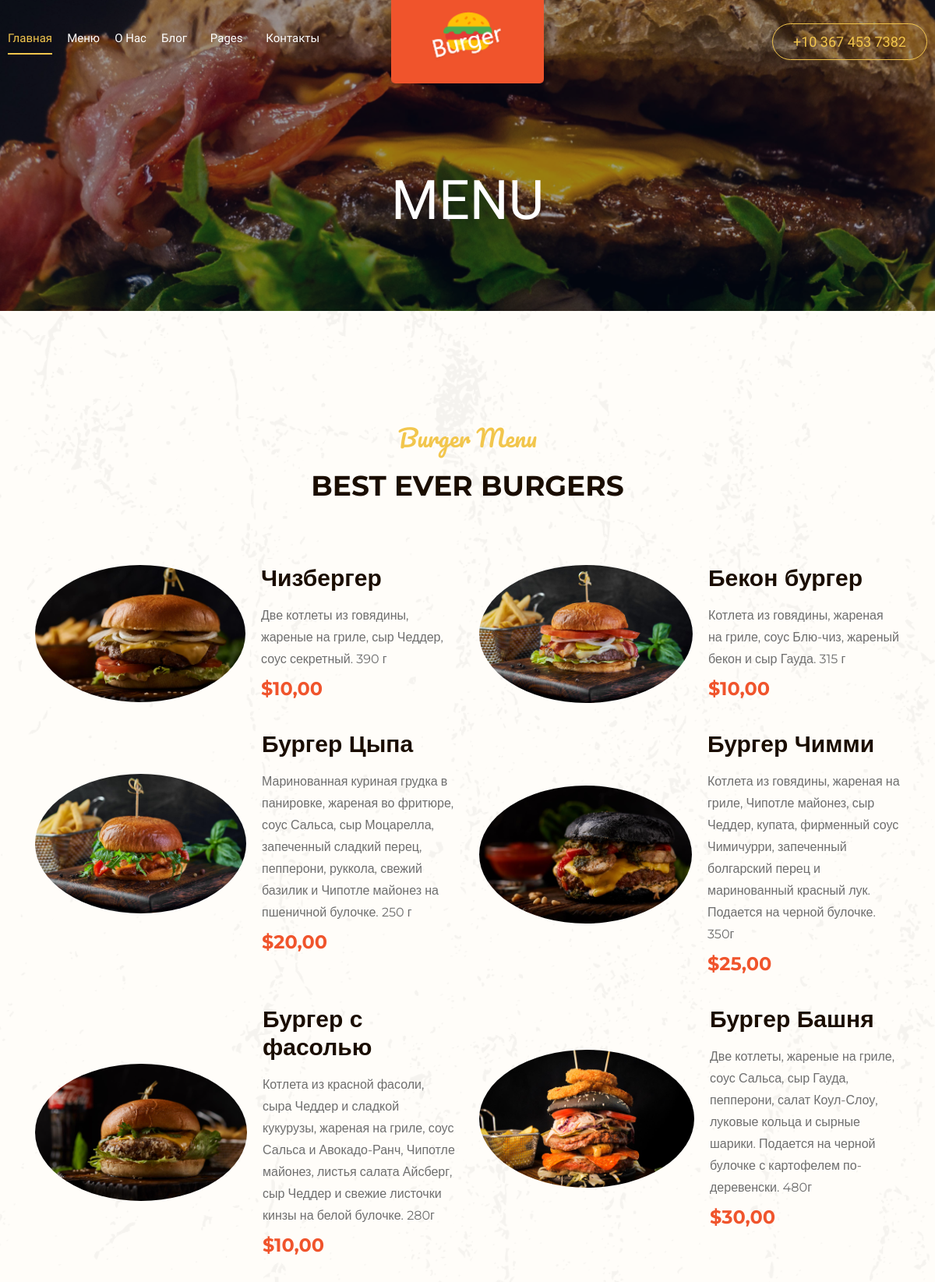
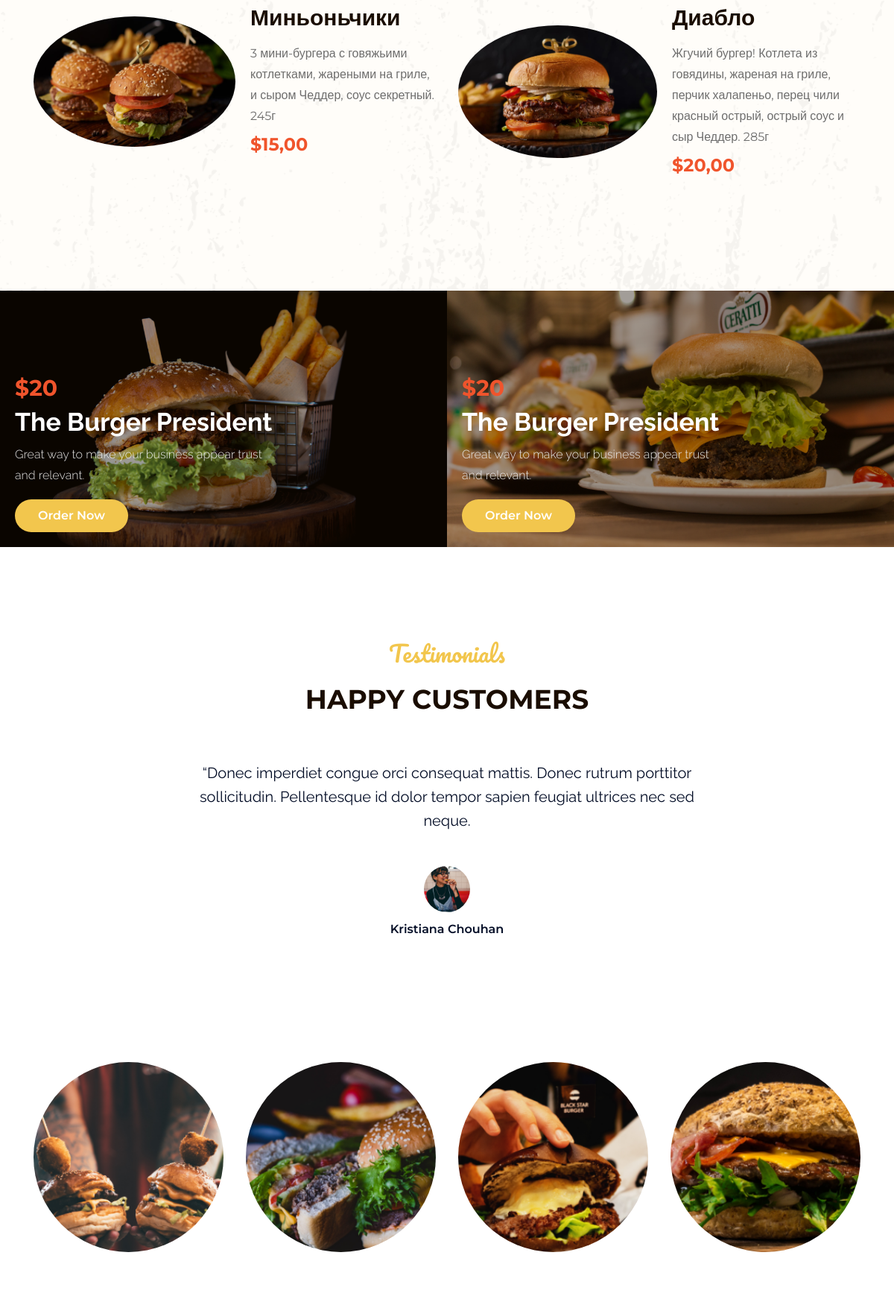
Page /menu/menu/ (upper part) on the committed database (2 pictures, top to bottom).
### menu/models.py (models this page shows, shortened)
class Menu(models.Model):
    name = models.CharField(max_length=200)
    discription = models.TextField(null=True, blank=True)
    price = models.DecimalField(max_digits=10, decimal_places=2)
    burger_image = models.ImageField(null=True, blank=True)

### menu/views.py (the view)
# urls.py: path('menu/', include('menu.urls')),
def menu(request):
    burgers = Menu.objects.all()
    context = {
        'burgers': burgers
    }
    return render(request, 'menu/menu.html', context)

### menu/templates/menu/menu.html (shortened to what this page needs)
{% extends 'menu/index.html' %}
{% load static %}
{% block content %}
<body>
    <div class="bradcam_area breadcam_bg overlay">
        <h3>Menu</h3>
    </div>
    <div class="best_burgers_area">
        <div class="container">
            <div class="row">
                <div class="col-lg-12">
                    <div class="section_title text-center mb-80">
                        <span>Burger Menu</span>
                        <h3>Best Ever Burgers</h3>
                    </div>
                </div>
            </div>
            <div class="row">
                {% for burger in burgers %}
                <div class="col-xl-6 col-md-6 col-lg-6">
                    <div class="single_delicious d-flex align-items-center">
                        <div class="thumb">
                            <img src="{{ burger.burger_image.url }}" alt="">
                        </div>
                        <div class="info">
                            <h3>{{ burger.name }}</h3>
                            <p>{{ burger.discription }}</p>
                            <span>${{ burger.price }}</span>
                        </div>
                    </div>
                </div>
                {% endfor %}
            </div>
        </div>
    </div>
    <div class="Burger_President_area">
            <div class="Burger_President_here">
                <div class="single_Burger_President">
                    <div class="room_thumb">
                        <img src="{% static 'img/burgers/1.png' %}" alt="">
                        <div class="room_heading d-flex justify-content-between align-items-center">
                            <div class="room_heading_inner">
                                <span>$20</span>
                                <h3>The Burger President</h3>
                                <p>Great way to make your business appear trust <br> and relevant.</p>
                                <a href="#" class="boxed-btn3">Order Now</a>
                            </div>
                        </div>
                    </div>
                </div>
                <div class="single_Burger_President">
                    <div class="room_thumb">
                        <img src="{% static 'img/burgers/2.png' %}" alt="">
                        <div class="room_heading d-flex justify-content-between align-items-center">
                            <div class="room_heading_inner">
                                <span>$20</span>
                                <h3>The Burger President</h3>
                                <p>Great way to make your business appear trust <br> and relevant.</p>
                                <a href="#" class="boxed-btn3">Order Now</a>
                            </div>
                        </div>
                    </div>
                </div>
            </div>
    </div>
    <div class="testimonial_area ">
        <div class="container">
            <div class="row">
                <div class="col-xl-12">
                    <div class="section_title mb-60 text-center">
                        <span>Testimonials</span>
                        <h3>Happy Customers</h3>
                    </div>
                </div>
            </div>
            <div class="row">
                <div class="col-xl-12">
                    <div class="testmonial_active owl-carousel">
                        <div class="single_carousel">
                            <div class="row justify-content-center">
                                <div class="col-lg-8">
                                    <div class="single_testmonial text-center">
                                        <p>“Donec imperdiet congue orci consequat mattis. Donec rutrum porttitor
                                            sollicitudin. Pellentesque id dolor tempor sapien feugiat ultrices nec
                                            sed
                                            neque.</p>
                                        <div class="testmonial_author">
                                            <div class="thumb">
                                                <img src="img/testmonial/1.png" alt="">
                                            </div>
                                            <h4>Kristiana Chouhan</h4>
                                            <div class="stars">
                                                <i class="fa fa-star"></i>
                                                <i class="fa fa-star"></i>
                                                <i class="fa fa-star"></i>
                                                <i class="fa fa-star"></i>
                                                <i class="fa fa-star-half"></i>
                                            </div>
                                        </div>
                                    </div>
                                </div>
                            </div>
                        </div>
                        <div class="single_carousel">
                            <div class="row justify-content-center">
                            </div>
                        </div>
                        <div class="single_carousel">
                            <div class="row justify-content-center">
                            </div>
                        </div>
                    </div>
                </div>
            </div>
        </div>
</div>
    <div class="instragram_area">
    <div class="container">
        <div class="row">
            <div class="col-lg-3 col-md-6">
                <div class="single_instagram">
                    <img src="{% static 'img/instragram/1.png' %}" alt="">
                </div>
            </div>
            <div class="col-lg-3 col-md-6">
                <div class="single_instagram">
                    <img src="{% static 'img/instragram/2.png' %}" alt="">
                </div>
            </div>
            <div class="col-lg-3 col-md-6">
                <div class="single_instagram">
                    <img src="{% static 'img/instragram/3.png' %}" alt="">
                </div>
            </div>
            <div class="col-lg-3 col-md-6">
                <div class="single_instagram">
                    <img src="{% static 'img/instragram/4.png' %}" alt="">
                </div>
            </div>
        </div>
    </div>
    </div>
</body>
{% endblock %}

### menu/templates/menu/index.html (shortened to what this page needs)
{% load static %}
<head>
    <link rel="stylesheet" href="{% static 'css/bootstrap.min.css' %}">
    <link rel="stylesheet" href="{% static 'css/owl.carousel.min.css' %}">
    <link rel="stylesheet" href="{% static 'css/magnific-popup.css' %}">
    <link rel="stylesheet" href="{% static 'css/font-awesome.min.css' %}">
    <link rel="stylesheet" href="{% static 'css/themify-icons.css' %}">
    <link rel="stylesheet" href="{% static 'css/nice-select.css' %}">
    <link rel="stylesheet" href="{% static 'css/flaticon.css' %}">
    <link rel="stylesheet" href="{% static 'css/animate.css' %}">
    <link rel="stylesheet" href="{% static 'css/slicknav.css' %}">
    <link rel="stylesheet" href="{% static 'css/style.css' %}">
</head>
{% include 'menu/navbar.html' %}
{% block content %}{% endblock %}

### menu/templates/menu/navbar.html (shortened to what this page needs)
{% load static %}
    <header>
        <div class="header-area ">
            <div id="sticky-header" class="main-header-area">
                <div class="container-fluid p-0">
                    <div class="row align-items-center no-gutters">
                        <div class="col-xl-5 col-lg-5">
                            <div class="main-menu  d-none d-lg-block">
                                <nav>
                                    <ul id="navigation">
                                        <li><a class="active" href="index.html">Главная</a></li>
                                        <li><a href="menu.html">Меню</a></li>
                                        <li><a href="about.html">О нас</a></li>
                                        <li><a href="#">Блог <i class="ti-angle-down"></i></a>
                                        </li>
                                        <li><a href="#">Pages <i class="ti-angle-down"></i></a>
                                        </li>
                                        <li><a href="contact.html">Контакты</a></li>
                                    </ul>
                                </nav>
                            </div>
                        </div>
                        <div class="col-xl-2 col-lg-2">
                            <div class="logo-img">
                                <a href="index.html">
                                    <img src="{% static 'img/logo.png' %}" alt="">
                                </a>
                            </div>
                        </div>
                        <div class="col-xl-5 col-lg-5 d-none d-lg-block">
                            <div class="book_room">
                                <div class="socail_links">
                                    <ul>
                                        <li>
                                            <a href="#">
                                                <i class="fa fa-instagram"></i>
                                            </a>
                                        </li>
                                        <li>
                                            <a href="#">
                                                <i class="fa fa-twitter"></i>
                                            </a>
                                        </li>
                                        <li>
                                            <a href="#">
                                                <i class="fa fa-facebook"></i>
                                            </a>
                                        </li>
                                        <li>
                                            <a href="#">
                                                <i class="fa fa-google-plus"></i>
                                            </a>
                                        </li>
                                    </ul>
                                </div>
                                <div class="book_btn d-none d-xl-block">
                                    <a class="#" href="#">+10 367 453 7382</a>
                                </div>
                            </div>
                        </div>
                        <div class="col-12">
                        </div>
                    </div>
                </div>
            </div>
        </div>
    </header>

### menu/templates/menu/footer.html (shortened to what this page needs)
{% load static %}

### rows in the picture
Menu: burger_image (picture), name "Чизбергер", discription "Две котлеты из говядины, жареные на гриле, сыр Чеддер, соус секретный. 390 г", price "10,00"
Menu: burger_image (picture), name "Бекон бургер", discription "Котлета из говядины, жареная на гриле, соус Блю-чиз, жареный бекон и сыр Гауда. 315 г", price "10,00"
Menu: burger_image (picture), name "Бургер Цыпа", discription "Маринованная куриная грудка в панировке, жареная во фритюре, соус Сальса, сыр Моцарелла, запеченный сладкий перец, пепперони, руккола, свежий базилик и Чипотле майонез на пшеничной булочке. 250 г", price "20,00"
Menu: burger_image (picture), name "Бургер Чимми", discription "Котлета из говядины, жареная на гриле, Чипотле майонез, сыр Чеддер, купата, фирменный соус Чимичурри, запеченный болгарский перец и маринованный красный лук. Подается на черной булочке. 350г", price "25,00"
Menu: burger_image (picture), name "Бургер с фасолью", discription "Котлета из красной фасоли, сыра Чеддер и сладкой кукурузы, жареная на гриле, соус Сальса и Авокадо-Ранч, Чипотле майонез, листья салата Айсберг, сыр Чеддер и свежие листочки кинзы на белой булочке. 280г", price "10,00"
Menu: burger_image (picture), name "Бургер Башня", discription "Две котлеты, жареные на гриле, соус Сальса, сыр Гауда, пепперони, салат Коул-Слоу, луковые кольца и сырные шарики. Подается на черной булочке с картофелем по-деревенски. 480г", price "30,00"
Menu: burger_image (picture), name "Миньоньчики", discription "3 мини-бургера с говяжьими котлетками, жареными на гриле, и сыром Чеддер, соус секретный. 245г", price "15,00"
Menu: burger_image (picture), name "Диабло", discription "Жгучий бургер! Котлета из говядины, жареная на гриле, перчик халапеньо, перец чили красный острый, острый соус и сыр Чеддер. 285г", price "20,00"
